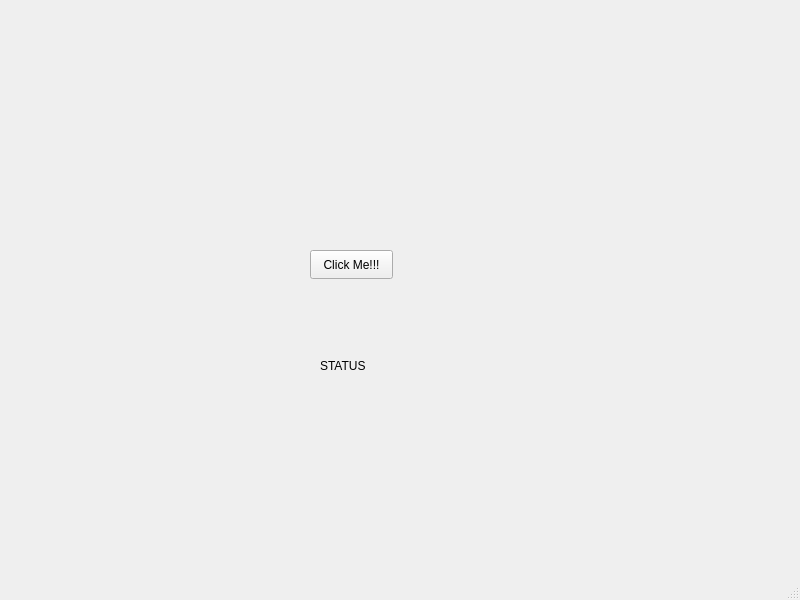
<?xml version="1.0" encoding="UTF-8"?>
<ui version="4.0">
 <class>MainWindow</class>
 <widget class="QMainWindow" name="MainWindow">
  <property name="geometry">
   <rect>
    <x>0</x>
    <y>0</y>
    <width>800</width>
    <height>600</height>
   </rect>
  </property>
  <property name="windowTitle">
   <string>MainWindow</string>
  </property>
  <widget class="QWidget" name="centralwidget">
   <widget class="QPushButton" name="pushButtonClose">
    <property name="geometry">
     <rect>
      <x>310</x>
      <y>250</y>
      <width>83</width>
      <height>29</height>
     </rect>
    </property>
    <property name="text">
     <string>Click Me!!!</string>
    </property>
   </widget>
   <widget class="QLabel" name="label">
    <property name="geometry">
     <rect>
      <x>320</x>
      <y>320</y>
      <width>201</width>
      <height>91</height>
     </rect>
    </property>
    <property name="text">
     <string>STATUS</string>
    </property>
   </widget>
  </widget>
  <widget class="QMenuBar" name="menubar">
   <property name="geometry">
    <rect>
     <x>0</x>
     <y>0</y>
     <width>800</width>
     <height>25</height>
    </rect>
   </property>
  </widget>
  <widget class="QStatusBar" name="statusbar"/>
 </widget>
 <resources/>
 <connections/>
</ui>
